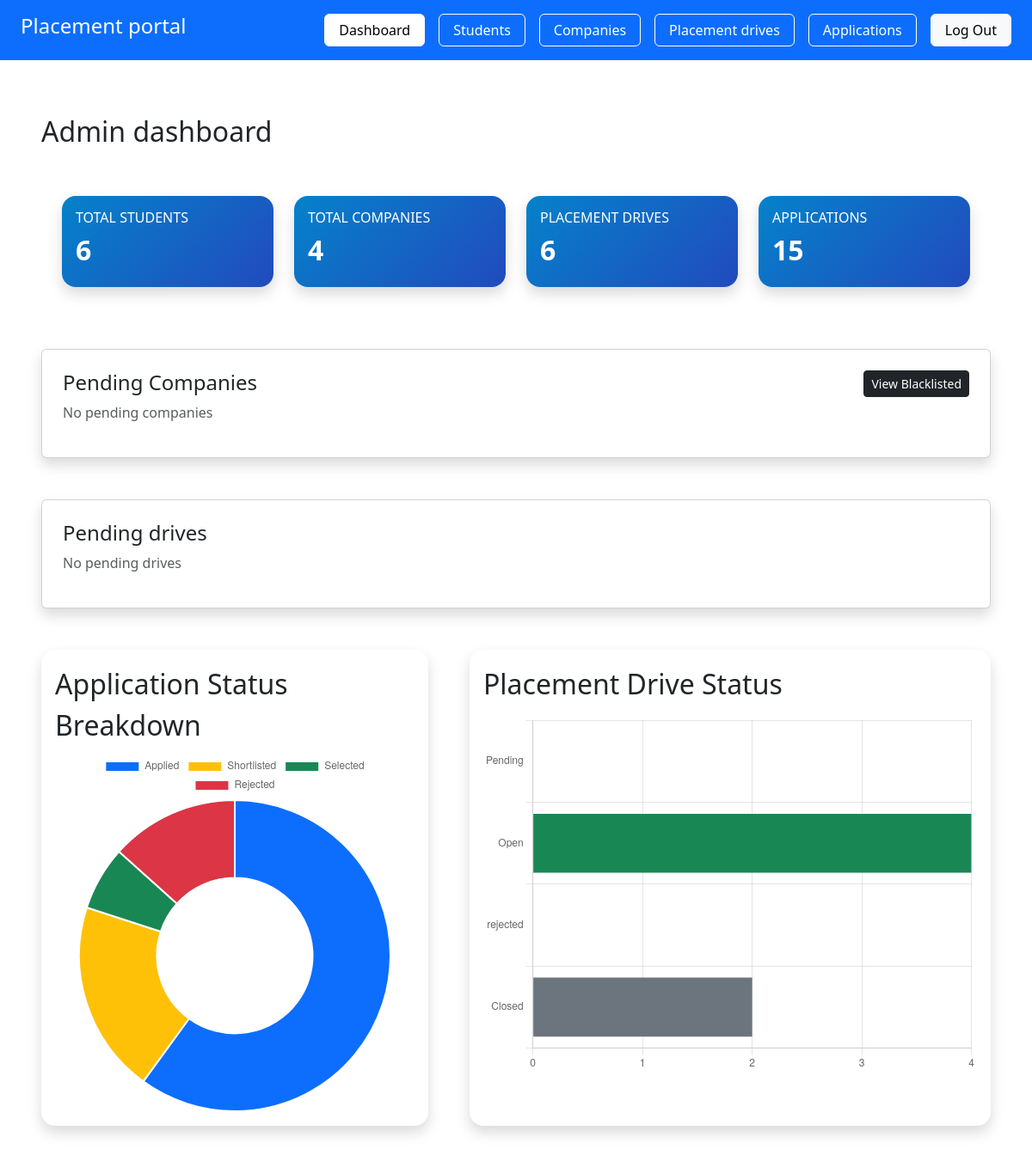
The app's page /admin/dashboard (signed in), older data.
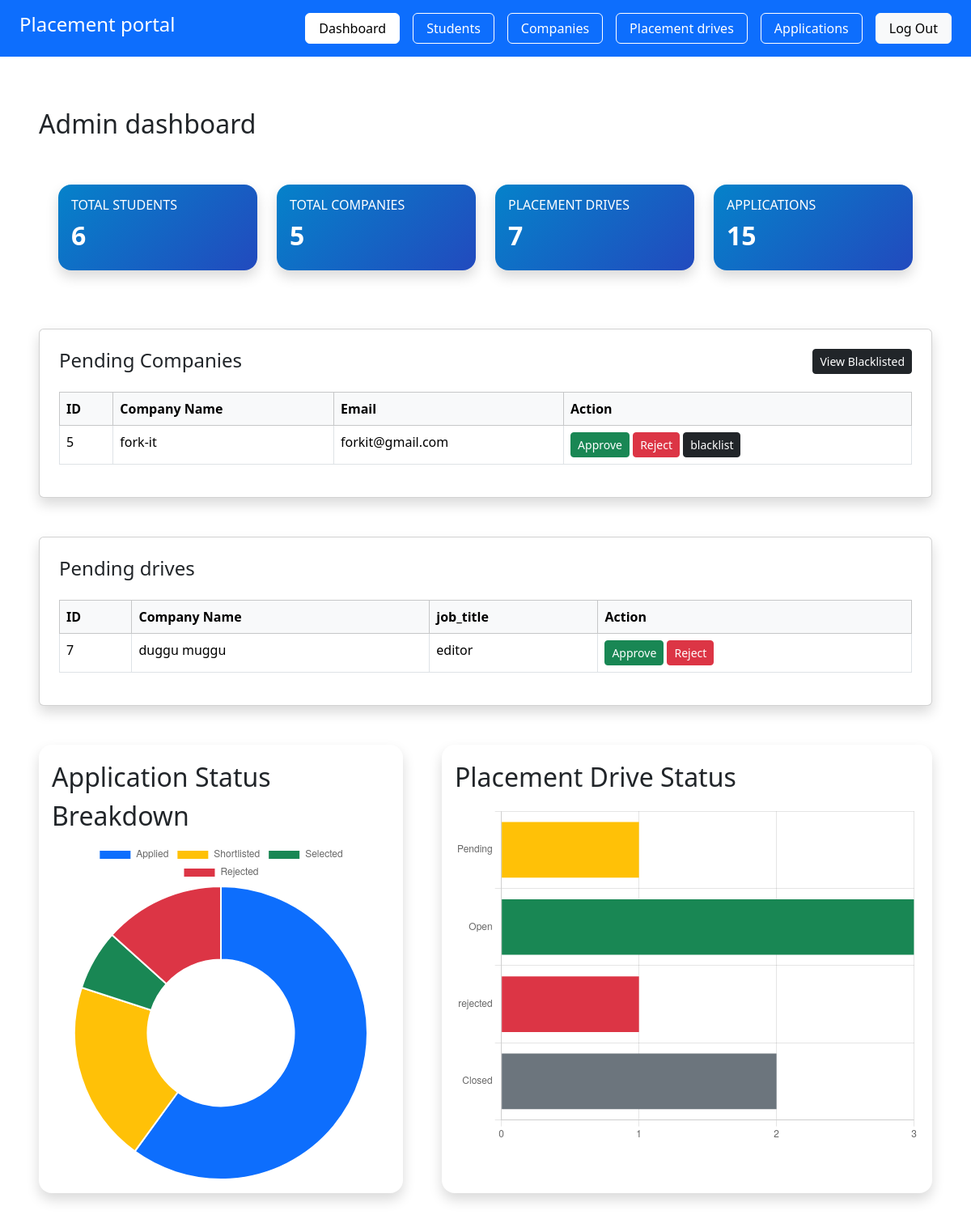
The same page, newer data.
### app/models.py (models this page shows, shortened)
class Company(db.Model):
     __tablename__ = "companies"
     id = db.Column(db.Integer, primary_key=True)
     user_id = db.Column(db.Integer, db.ForeignKey("users.id"), nullable=False)
     company_name = db.Column(db.String(150), nullable=False)
     hr_name = db.Column(db.String(100))
     website = db.Column(db.String(150))
     approval_status = db.Column(db.String(20), default="pending")
     is_blacklisted = db.Column(db.Boolean, default=False)
     user = db.relationship("User", backref=db.backref("company", uselist=False),uselist=False)

class User(UserMixin, db.Model):
     __tablename__ = "users"
     id = db.Column(db.Integer, primary_key=True)
     email = db.Column(db.String(120) , unique=True, nullable=False)
     password = db.Column(db.String(120) , nullable=False)
     role = db.Column(db.String(20), nullable=False)
     is_active = db.Column(db.Boolean, default=True)
     created_at = db.Column(db.DateTime, default=datetime.utcnow)

class PlacementDrive(db.Model):
     __tablename__ = "placement_drives"
     id = db.Column(db.Integer, primary_key=True)
     company_id = db.Column(db.Integer, db.ForeignKey("companies.id"), nullable=False)
     job_title = db.Column(db.String(150), nullable=False )
     description = db.Column(db.Text)
     eligibility= db.Column(db.String(200))
     deadline = db.Column(db.Date)
     status = db.Column(db.String(20) , default = 'pending')
     created_at  = db.Column(db.DateTime, default=datetime.utcnow)
     company= db.relationship('Company', backref='drives')

### app/admin/routes.py (the view)
@admin.route('/admin/dashboard')
@login_required
def a_admin():
    if current_user.role != "admin":
        abort(403)
    total_student = Student.query.count()
    total_companies = Company.query.count()
    total_drives = PlacementDrive.query.count()
    total_applications = Application.query.count()
    view = request.args.get("view")
    blacklist_companies = Company.query.filter_by(approval_status='blacklisted').all()
    pending_companies = Company.query.filter_by(approval_status='pending').all()
    all_blocked_companies = blacklist_companies
    drive_view = request.args.get("drive_view")
    pending_drives = PlacementDrive.query.filter_by(status='pending').all()
    reject_drives = PlacementDrive.query.filter_by(status='rejected').all()
    status_applied = Application.query.filter_by(status='applied').count()
    status_shortlisted = Application.query.filter_by(status='shortlisted').count()
    status_selected = Application.query.filter_by(status='selected').count()
    status_rejected = Application.query.filter_by(status='rejected').count()
    drives_pending = PlacementDrive.query.filter_by(status='pending').count()
    drives_open = PlacementDrive.query.filter_by(status='open').count()
    drives_rejected = PlacementDrive.query.filter_by(status='rejected').count()
    drives_closed = PlacementDrive.query.filter_by(status='closed').count()
    return render_template(
        'admin/dashboard.html',
        total_student=total_student,
        total_companies=total_companies,
        total_drives=total_drives,
        total_applications=total_applications,
        view=view,
        blacklist_companies=blacklist_companies,
        pending_companies=pending_companies,
        all_blocked_companies=all_blocked_companies,
        drive_view=drive_view,
        pending_drives=pending_drives,
        reject_drives=reject_drives,
        status_applied=status_applied,
        status_shortlisted=status_shortlisted,
        status_selected=status_selected,
        status_rejected=status_rejected,
        drives_pending=drives_pending,
        drives_open=drives_open,
        drives_rejected=drives_rejected,
        drives_closed=drives_closed,
    )

### app/__init__.py (called while the page is built)
@login_manager.user_loader
def load_user(user_id):
    from app.models import User
    return User.query.get(int(user_id))

### app/templates/admin/dashboard.html
{% extends "admin/a_admin.html" %}
{% block stats %}
    <div class="p-4 rounded-4 " >
     <div class="row g-4 pt-2">
               <div class="col-md-3">
               <div class="card text-white shadow rounded-4 border-0" style="background: linear-gradient(135deg,#0582ca,#224abe);">
                    <div class="card-body">
                        <h6 class="text-uppercase">Total Students</h6>
                        <h2 class="fw-bold">{{total_student}}</h2>
                    </div>
               </div>
               </div>
               <div class="col-md-3">
               <div class="card text-white shadow rounded-4 border-0" style="background: linear-gradient(135deg,#0582ca,#224abe);">
                    <div class="card-body">
                        <h6 class="text-uppercase">Total Companies</h6>
                        <h2 class="fw-bold">{{total_companies}}</h2>
                    </div>
               </div>
               </div>
               <div class="col-md-3">
               <div class="card text-white shadow rounded-4 border-0" style="background: linear-gradient(135deg,#0582ca,#224abe);">
                    <div class="card-body">
                        <h6 class="text-uppercase">Placement Drives</h6>
                        <h2 class="fw-bold">{{total_drives}}</h2>
                    </div>
               </div>
               </div>
               <div class="col-md-3">
               <div class="card text-white shadow rounded-4 border-0" style="background: linear-gradient(135deg,#0582ca,#224abe);">
                    <div class="card-body">
                        <h6 class="text-uppercase">Applications</h6>
                        <h2 class="fw-bold">{{total_applications}}</h2>
                    </div>
               </div>
               </div>
     </div>
</div>
{% endblock %}

### app/templates/admin/pending_card.html
    {% if pending_companies %}
    <table class="table table-bordered mt-3">
        <thead class="table-light">
            <tr>
                <th>ID</th>
                <th>Company Name</th>
                <th>Email</th>
                <th>Action</th>
            </tr>
        </thead>
        <tbody>
            {% for company in pending_companies %}
            <tr>
                <td>{{ company.id }}</td>
                <td>{{ company.company_name }}</td>
                <td>{{ company.user.email }}</td>
                <td>
                    <a href="/admin/approve/{{ company.id }}"
                       class="btn btn-success btn-sm">Approve</a>
                    <a href="/admin/reject/{{ company.id }}"
                       class="btn btn-danger btn-sm">Reject</a>
                    <a href="/admin/blacklist/{{ company.id }}"
                       class="btn btn-dark btn-sm">blacklist</a>
                </td>
            </tr>
            {% endfor %}
        </tbody>
    </table>
    {% else %}
        <p class="text-muted">No pending companies</p>
    {% endif %}

### app/templates/admin/drives.html
 <div class="card shadow p-4 mt-5">
    <div class="d-flex justify-content-between"><h4>Pending drives</h4> </div>
    {% if pending_drives %}
    <table class="table table-bordered mt-3">
        <thead class="table-light">
            <tr>
                <th>ID</th>
                <th>Company Name</th>
                <th>job_title</th>
                <th>Action</th>
            </tr>
        </thead>
        <tbody>
            {% for Placement in pending_drives %}
            <tr>
                <td>{{ Placement.id }}</td>
                <td>{{ Placement.company.company_name }}</td>
                <td>{{ Placement.job_title}}</td>
                <td>
                    <a href="/admin/approve_drives/{{ Placement.id }}"
                       class="btn btn-success btn-sm">Approve</a>
                    <a href="/admin/drives_reject/{{ Placement.id }}"
                       class="btn btn-danger btn-sm">Reject</a>
                </td>
            </tr>
            {% endfor %}
        </tbody>
    </table>
    {% else %}
        <p class="text-muted">No pending drives</p>
    {% endif %}
 </div>

Row changes from the older to the newer data that the page shows:
added Company: id "5", company_name "fork-it", user.email "forkit@gmail.com"
added PlacementDrive: id "7", company.company_name "duggu muggu", job_title "editor"
Text that changed along with them:
{{ total_companies }}: "4" → "5"
{{ total_drives }}: "6" → "7"
chart data {{ drives_pending }}: 0 → 1
chart data {{ drives_open }}: 4 → 3
chart data {{ drives_rejected }}: 0 → 1
text no longer shown: "No pending companies No pending drives"
text now shown: "ID Company Name Email Action ID Company Name job_title Action"
